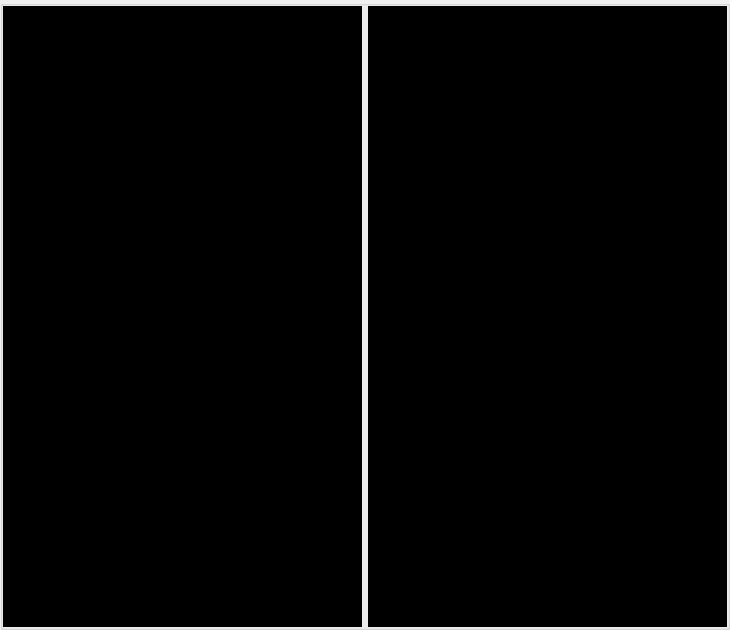
<?xml version="1.0" encoding="UTF-8"?>
<ui version="4.0">
 <class>MarkTheErrorClass</class>
 <widget class="QWidget" name="MarkTheErrorClass">
  <property name="geometry">
   <rect>
    <x>0</x>
    <y>0</y>
    <width>730</width>
    <height>630</height>
   </rect>
  </property>
  <property name="minimumSize">
   <size>
    <width>0</width>
    <height>0</height>
   </size>
  </property>
  <property name="maximumSize">
   <size>
    <width>730</width>
    <height>630</height>
   </size>
  </property>
  <property name="windowTitle">
   <string>显示错误标记点</string>
  </property>
  <layout class="QGridLayout" name="gridLayout_4">
   <property name="leftMargin">
    <number>0</number>
   </property>
   <property name="topMargin">
    <number>0</number>
   </property>
   <property name="rightMargin">
    <number>0</number>
   </property>
   <property name="bottomMargin">
    <number>0</number>
   </property>
   <item row="0" column="0">
    <widget class="QGroupBox" name="groupBox">
     <property name="title">
      <string/>
     </property>
     <layout class="QGridLayout" name="gridLayout">
      <property name="leftMargin">
       <number>0</number>
      </property>
      <property name="topMargin">
       <number>0</number>
      </property>
      <property name="rightMargin">
       <number>0</number>
      </property>
      <property name="bottomMargin">
       <number>0</number>
      </property>
      <property name="verticalSpacing">
       <number>0</number>
      </property>
      <item row="0" column="0">
       <widget class="QLabel" name="frame">
        <property name="minimumSize">
         <size>
          <width>350</width>
          <height>600</height>
         </size>
        </property>
        <property name="maximumSize">
         <size>
          <width>1000</width>
          <height>1000</height>
         </size>
        </property>
        <property name="styleSheet">
         <string notr="true">background-color: rgb(0, 0, 0);
color: rgb(255, 255, 255);</string>
        </property>
        <property name="frameShape">
         <enum>QFrame::StyledPanel</enum>
        </property>
        <property name="frameShadow">
         <enum>QFrame::Raised</enum>
        </property>
        <layout class="QGridLayout" name="gridLayout_2">
         <property name="leftMargin">
          <number>0</number>
         </property>
         <property name="topMargin">
          <number>0</number>
         </property>
         <property name="rightMargin">
          <number>0</number>
         </property>
         <property name="bottomMargin">
          <number>0</number>
         </property>
         <item row="0" column="0">
          <widget class="QLabel" name="label">
           <property name="minimumSize">
            <size>
             <width>350</width>
             <height>600</height>
            </size>
           </property>
           <property name="maximumSize">
            <size>
             <width>1000</width>
             <height>1000</height>
            </size>
           </property>
           <property name="contextMenuPolicy">
            <enum>Qt::DefaultContextMenu</enum>
           </property>
           <property name="styleSheet">
            <string notr="true">color: rgb(255, 0, 0);
font: 11pt &quot;宋体&quot;;
qproperty-alignment: 'AlignTop | AlignLeft';
qproperty-wordWrap: true;
background-color: transparent;</string>
           </property>
           <property name="frameShape">
            <enum>QFrame::Box</enum>
           </property>
           <property name="lineWidth">
            <number>0</number>
           </property>
           <property name="text">
            <string/>
           </property>
           <property name="alignment">
            <set>Qt::AlignLeading|Qt::AlignLeft|Qt::AlignTop</set>
           </property>
           <property name="wordWrap">
            <bool>true</bool>
           </property>
          </widget>
         </item>
        </layout>
       </widget>
      </item>
      <item row="0" column="1">
       <widget class="QLabel" name="frame_2">
        <property name="minimumSize">
         <size>
          <width>350</width>
          <height>600</height>
         </size>
        </property>
        <property name="maximumSize">
         <size>
          <width>1000</width>
          <height>1000</height>
         </size>
        </property>
        <property name="styleSheet">
         <string notr="true">background-color: rgb(0, 0, 0);
color: rgb(255, 255, 255);</string>
        </property>
        <property name="frameShape">
         <enum>QFrame::StyledPanel</enum>
        </property>
        <property name="frameShadow">
         <enum>QFrame::Raised</enum>
        </property>
        <layout class="QGridLayout" name="gridLayout_3">
         <property name="leftMargin">
          <number>0</number>
         </property>
         <property name="topMargin">
          <number>0</number>
         </property>
         <property name="rightMargin">
          <number>0</number>
         </property>
         <property name="bottomMargin">
          <number>0</number>
         </property>
         <item row="0" column="0">
          <widget class="QLabel" name="label_2">
           <property name="minimumSize">
            <size>
             <width>350</width>
             <height>600</height>
            </size>
           </property>
           <property name="maximumSize">
            <size>
             <width>1000</width>
             <height>1000</height>
            </size>
           </property>
           <property name="contextMenuPolicy">
            <enum>Qt::DefaultContextMenu</enum>
           </property>
           <property name="styleSheet">
            <string notr="true">color: rgb(255, 0, 0);
font: 11pt &quot;宋体&quot;;
qproperty-alignment: 'AlignTop | AlignLeft';
qproperty-wordWrap: true;
background-color: transparent;</string>
           </property>
           <property name="frameShape">
            <enum>QFrame::Box</enum>
           </property>
           <property name="lineWidth">
            <number>0</number>
           </property>
           <property name="text">
            <string/>
           </property>
           <property name="alignment">
            <set>Qt::AlignLeading|Qt::AlignLeft|Qt::AlignTop</set>
           </property>
          </widget>
         </item>
        </layout>
       </widget>
      </item>
     </layout>
    </widget>
   </item>
  </layout>
 </widget>
 <layoutdefault spacing="6" margin="11"/>
 <resources/>
 <connections/>
</ui>
